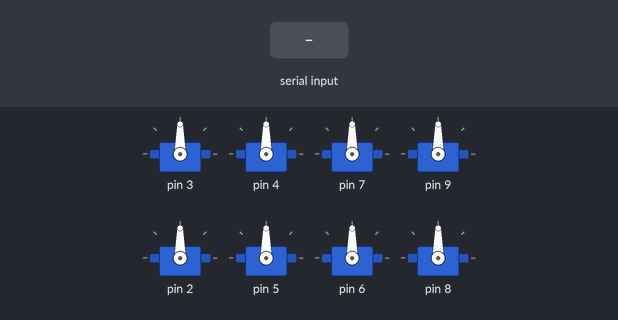
Recording of a sketch running on a simulated Arduino Uno, built with avr-gcc and run on an emulated ATmega328P. Shown: 8 × servo. The inputs (shaded band) are chosen by the test bench.

Above: at 1.2 s.
1.3 s: "A" received over Serial
At 1.75 s:
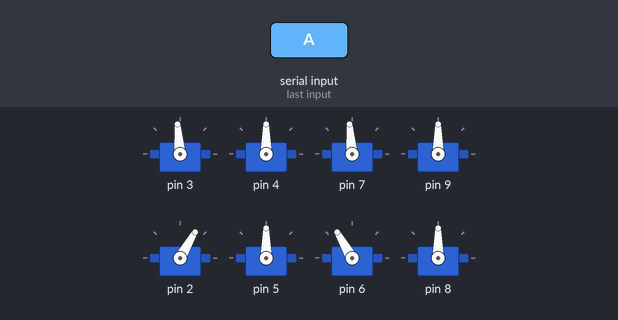
3.8 s: "B" received over Serial
At 4.25 s:
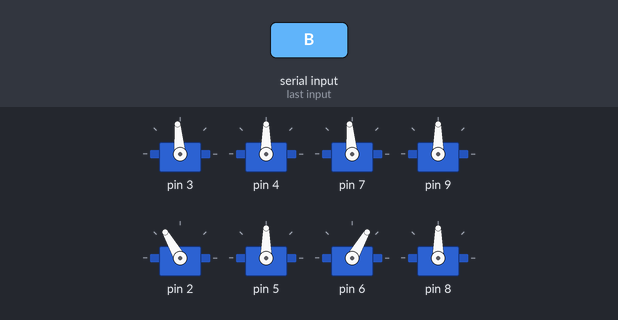
6.3 s: "D" received over Serial
At 6.75 s:
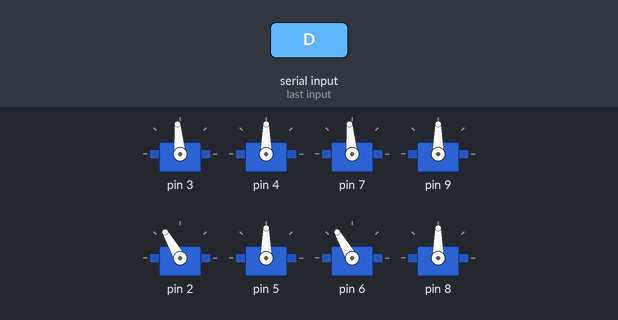
8.8 s: "1" received over Serial
At 9.25 s:
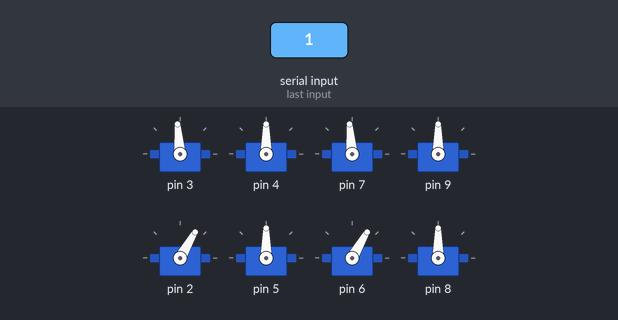
Timing chart, 0 to 11.8 s (numbered marks = the images above; inputs shaded):
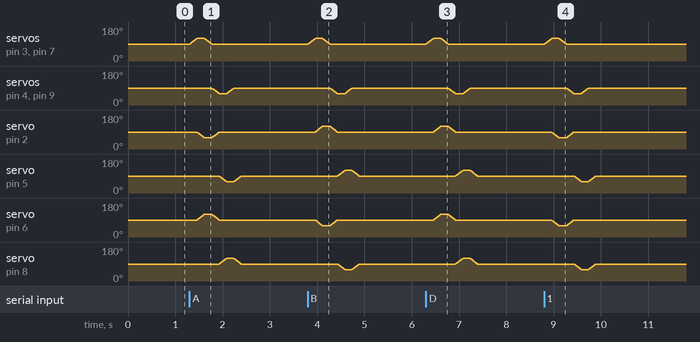

Measured:
- after the input at 1.3 s, servo on pin 3, servo on pin 7: rises from 90° to 120° in 0.17 s, then falls to 90° in 0.31 s; servo on pin 6: rises from 90° to 120° in 0.14 s, then falls to 90° in 0.32 s; servo on pin 8: rises from 90° to 120° in 0.17 s, then falls to 90° in 0.29 s
- after the input at 3.8 s, servo on pin 3, servo on pin 7: rises from 90° to 120° in 0.17 s, then falls to 90° in 0.31 s; servo on pin 2: rises from 90° to 120° in 0.14 s, then falls to 90° in 0.32 s; servo on pin 5: rises from 90° to 120° in 0.17 s, then falls to 90° in 0.29 s
- after the input at 6.3 s, servo on pin 3, servo on pin 7: rises from 90° to 120° in 0.17 s, then falls to 90° in 0.31 s; servo on pin 2, servo on pin 6: rises from 90° to 120° in 0.14 s, then falls to 90° in 0.32 s; servo on pin 5, servo on pin 8: rises from 90° to 120° in 0.17 s, then falls to 90° in 0.29 s
- after the input at 8.8 s, servo on pin 3, servo on pin 7: rises from 90° to 120° in 0.17 s, then falls to 90° in 0.31 s

The sketch:

sketch_mar27b.ino
```cpp
#include<Servo.h>
Servo Myservo[8];
void setup()
{
  Myservo[0].attach(3);
  Myservo[1].attach(4);
  Myservo[2].attach(7);
  Myservo[3].attach(9);
  Myservo[4].attach(2);
  Myservo[5].attach(5);
  Myservo[6].attach(6);
  Myservo[7].attach(8);
  Myservo[0].write(90);
  Myservo[1].write(90);
  Myservo[2].write(90);
  Myservo[3].write(90);
  Myservo[4].write(90);
  Myservo[5].write(90);
  Myservo[6].write(90);
  Myservo[7].write(90);
  Serial.begin(9600);
}
void loop()
{

            if(Serial.available())
{
               char x=Serial.read();


              if (x=='A')
              {

                    for(int i=0;i<30;i++)
{
 Myservo[0].write(Myservo[0].read()+1);
 Myservo[2].write(Myservo[2].read()+1);
 delay(5);
}
for(int i=0;i<30;i++)
{
  Myservo[4].write(Myservo[4].read()-1);
  Myservo[6].write(Myservo[6].read()+1);
  delay(5);
}
  for (int i=0;i<30;i++)
  {

  Myservo[0].write(Myservo[0].read()-1);
  Myservo[2].write(Myservo[2].read()-1);
  delay(5);
  }

  for (int i=0;i<30;i++)
  {
    Myservo[4].write(Myservo[4].read()+1);
    Myservo[6].write(Myservo[6].read()-1);
    Myservo[1].write(Myservo[1].read()-1);
    Myservo[3].write(Myservo[3].read()-1);
    delay(5);
  }
  for(int i=0;i<30;i++)
  {
    Myservo[5].write(Myservo[5].read()-1);
    Myservo[7].write(Myservo[7].read()+1);
    delay(5);
  }
  for(int i=0;i<30;i++)
  {
    Myservo[1].write(Myservo[1].read()+1);
    Myservo[3].write(Myservo[3].read()+1);
    delay(5);
  }
  for(int i=0;i<30;i++)
  {
    Myservo[5].write(Myservo[5].read()+1);
    Myservo[7].write(Myservo[7].read()-1);
    delay(5);
  }
  }

  else if(x=='B')
  {


                    for(int i=0;i<30;i++)
{
 Myservo[0].write(Myservo[0].read()+1);
 Myservo[2].write(Myservo[2].read()+1);
 delay(5);
}
for(int i=0;i<30;i++)
{
  Myservo[4].write(Myservo[4].read()+1);
  Myservo[6].write(Myservo[6].read()-1);
  delay(5);
}
  for (int i=0;i<30;i++)
  {

  Myservo[0].write(Myservo[0].read()-1);
  Myservo[2].write(Myservo[2].read()-1);
  delay(5);
  }

  for (int i=0;i<30;i++)
  {
    Myservo[4].write(Myservo[4].read()-1);
    Myservo[6].write(Myservo[6].read()+1);
    Myservo[1].write(Myservo[1].read()-1);
    Myservo[3].write(Myservo[3].read()-1);
    delay(5);
  }
  for(int i=0;i<30;i++)
  {
    Myservo[5].write(Myservo[5].read()+1);
    Myservo[7].write(Myservo[7].read()-1);
    delay(5);
  }
  for(int i=0;i<30;i++)
  {
    Myservo[1].write(Myservo[1].read()+1);
    Myservo[3].write(Myservo[3].read()+1);
    delay(5);
  }
  for(int i=0;i<30;i++)
  {
    Myservo[5].write(Myservo[5].read()-1);
    Myservo[7].write(Myservo[7].read()+1);
    delay(5);
  }
  }
  else if(x=='D')
  {
     for(int i=0;i<30;i++)
{
 Myservo[0].write(Myservo[0].read()+1);
 Myservo[2].write(Myservo[2].read()+1);
 delay(5);
}
for(int i=0;i<30;i++)
{
  Myservo[4].write(Myservo[4].read()+1);
  Myservo[6].write(Myservo[6].read()+1);
  delay(5);
}
  for (int i=0;i<30;i++)
  {

  Myservo[0].write(Myservo[0].read()-1);
  Myservo[2].write(Myservo[2].read()-1);
  delay(5);
  }

  for (int i=0;i<30;i++)
  {
    Myservo[4].write(Myservo[4].read()-1);
    Myservo[6].write(Myservo[6].read()-1);
    Myservo[1].write(Myservo[1].read()-1);
    Myservo[3].write(Myservo[3].read()-1);
    delay(5);
  }
  for(int i=0;i<30;i++)
  {
    Myservo[5].write(Myservo[5].read()+1);
    Myservo[7].write(Myservo[7].read()+1);
    delay(5);
  }
  for(int i=0;i<30;i++)
  {
    Myservo[1].write(Myservo[1].read()+1);
    Myservo[3].write(Myservo[3].read()+1);
    delay(5);
  }
  for(int i=0;i<30;i++)
  {
    Myservo[5].write(Myservo[5].read()-1);
    Myservo[7].write(Myservo[7].read()-1);
    delay(5);
  }
  }
  else
  {
    for(int i=0;i<30;i++)
{
 Myservo[0].write(Myservo[0].read()+1);
 Myservo[2].write(Myservo[2].read()+1);
 delay(5);
}
for(int i=0;i<30;i++)
{
  Myservo[4].write(Myservo[4].read()-1);
  Myservo[6].write(Myservo[6].read()-1);
  delay(5);
}
  for (int i=0;i<30;i++)
  {

  Myservo[0].write(Myservo[0].read()-1);
  Myservo[2].write(Myservo[2].read()-1);
  delay(5);
  }

  for (int i=0;i<30;i++)
  {
    Myservo[4].write(Myservo[4].read()+1);
    Myservo[6].write(Myservo[6].read()+1);
    Myservo[1].write(Myservo[1].read()-1);
    Myservo[3].write(Myservo[3].read()-1);
    delay(5);
  }
  for(int i=0;i<30;i++)
  {
    Myservo[5].write(Myservo[5].read()-1);
    Myservo[7].write(Myservo[7].read()-1);
    delay(5);
  }
  for(int i=0;i<30;i++)
  {
    Myservo[1].write(Myservo[1].read()+1);
    Myservo[3].write(Myservo[3].read()+1);
    delay(5);
  }
  for(int i=0;i<30;i++)
  {
    Myservo[5].write(Myservo[5].read()+1);
    Myservo[7].write(Myservo[7].read()+1);
    delay(5);
  }
  }


}
}
```
